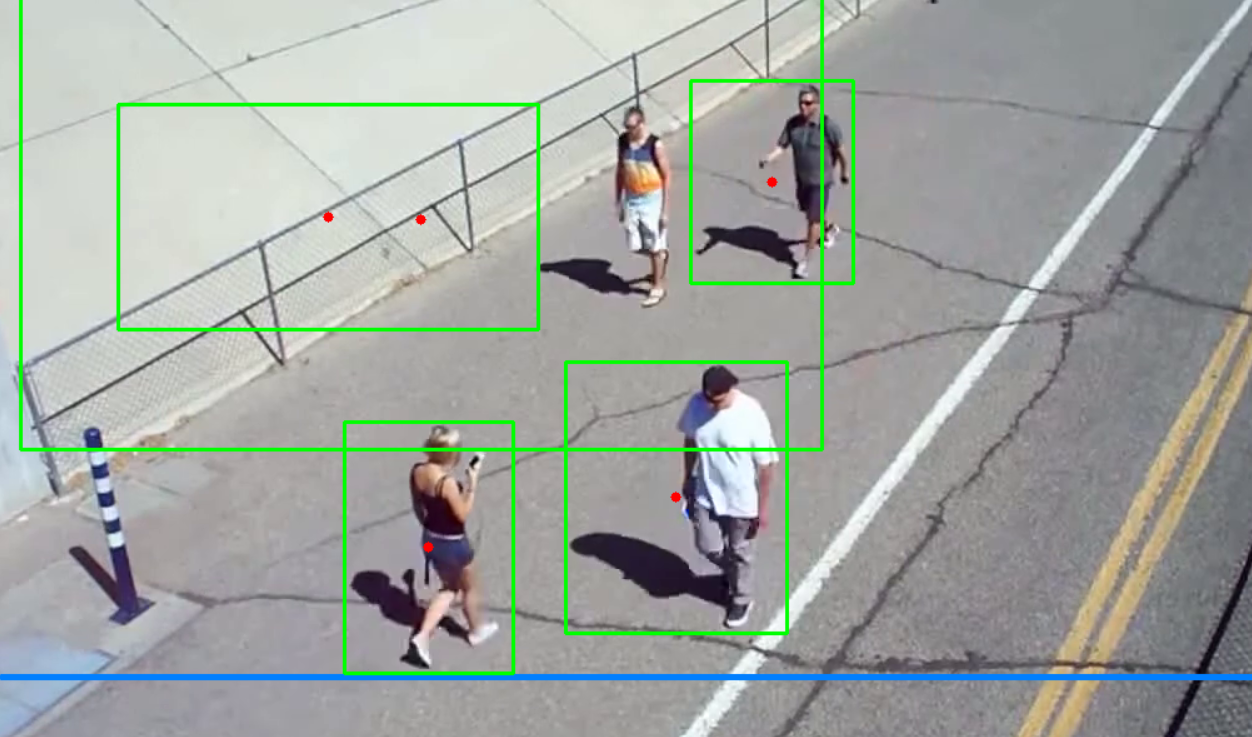
#> input picture Project/OG.png, 1252 x 737 px, given in place of the camera
$ python movementcam.py
#> lines starting #> are read from the running program, lines starting #| are printed output that depends on the picture; after the words box and inside, x2 and y2 are one past the last pixel; in counts of white or black regions, pixels touching at a corner belong together
import cv2
import numpy as np
from time import sleep

min_width = 80
min_height = 80
offset = 6
line_position = 550
delay = 60
detected = []
person = 0

def get_center(x, y, w, h):
    """Function to get the center point of a bounding box"""
    x1 = int(w / 2)
    y1 = int(h / 2)
    cx = x + x1
    cy = y + y1
    return cx, cy

cap = cv2.VideoCapture(0)
if not cap.isOpened():
    print("Error: Could not open camera")
    exit()

subtractor = cv2.createBackgroundSubtractorMOG2()

while True:
    ret, frame1 = cap.read()
#> frame1 is the input picture: shape (737, 1252, 3); mean B, G, R 160.9, 166.2, 160.1
    if not ret:
        print("Error: Failed to read frame from camera")
        break

    time = float(1 / delay)
    sleep(time)

    gray = cv2.cvtColor(frame1, cv2.COLOR_BGR2GRAY)
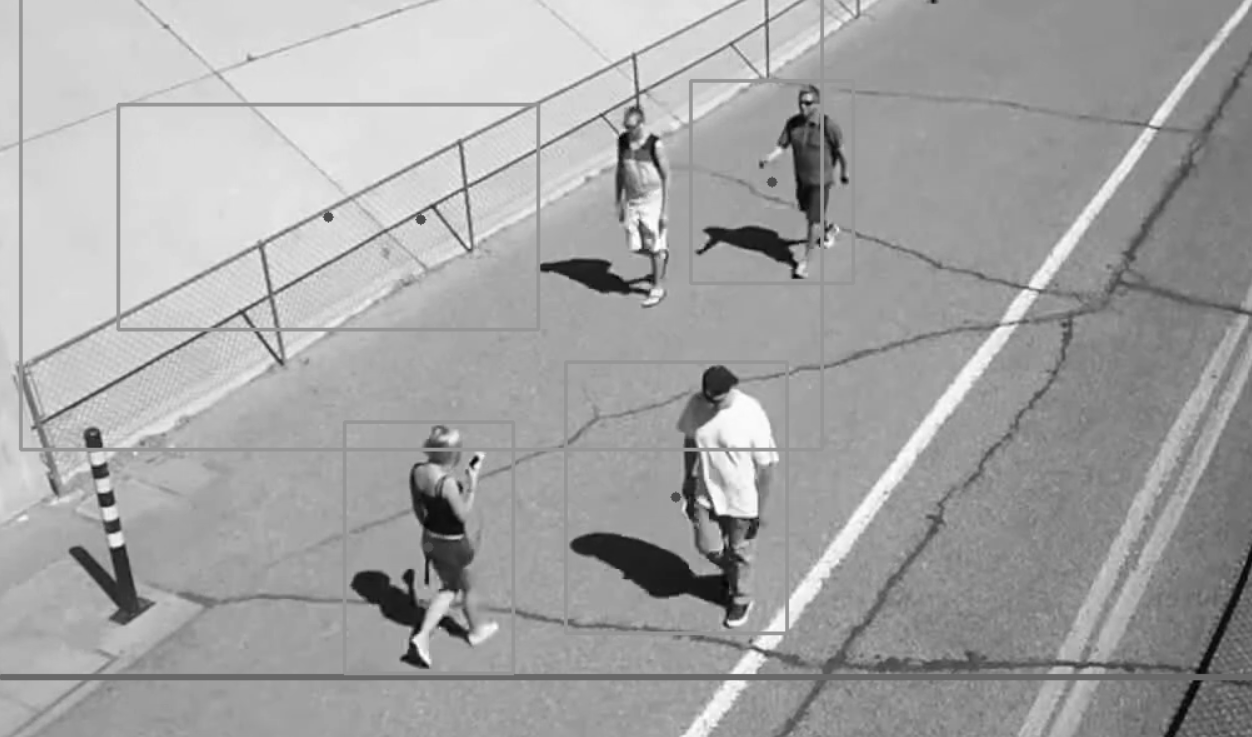
#> gray: shape (737, 1252); min 0, max 255, mean 163.7

    blur = cv2.GaussianBlur(gray, (3, 3), 5)

    img_sub = subtractor.apply(blur)
#> img_sub: shape (737, 1252); every value is 127

    dilate = cv2.dilate(img_sub, np.ones((5, 5)))

    kernel = cv2.getStructuringElement(cv2.MORPH_ELLIPSE, (5, 5))
    dilated = cv2.morphologyEx(dilate, cv2.MORPH_CLOSE, kernel)
    dilated = cv2.morphologyEx(dilated, cv2.MORPH_CLOSE, kernel)

    contours, _ = cv2.findContours(dilated, cv2.RETR_TREE, cv2.CHAIN_APPROX_SIMPLE)
#> contours = [[[0, 0], [0, 736], [1251, 736], [1251, 0]]]

    cv2.line(frame1, (25, line_position), (1200, line_position), (255, 127, 0), 3)
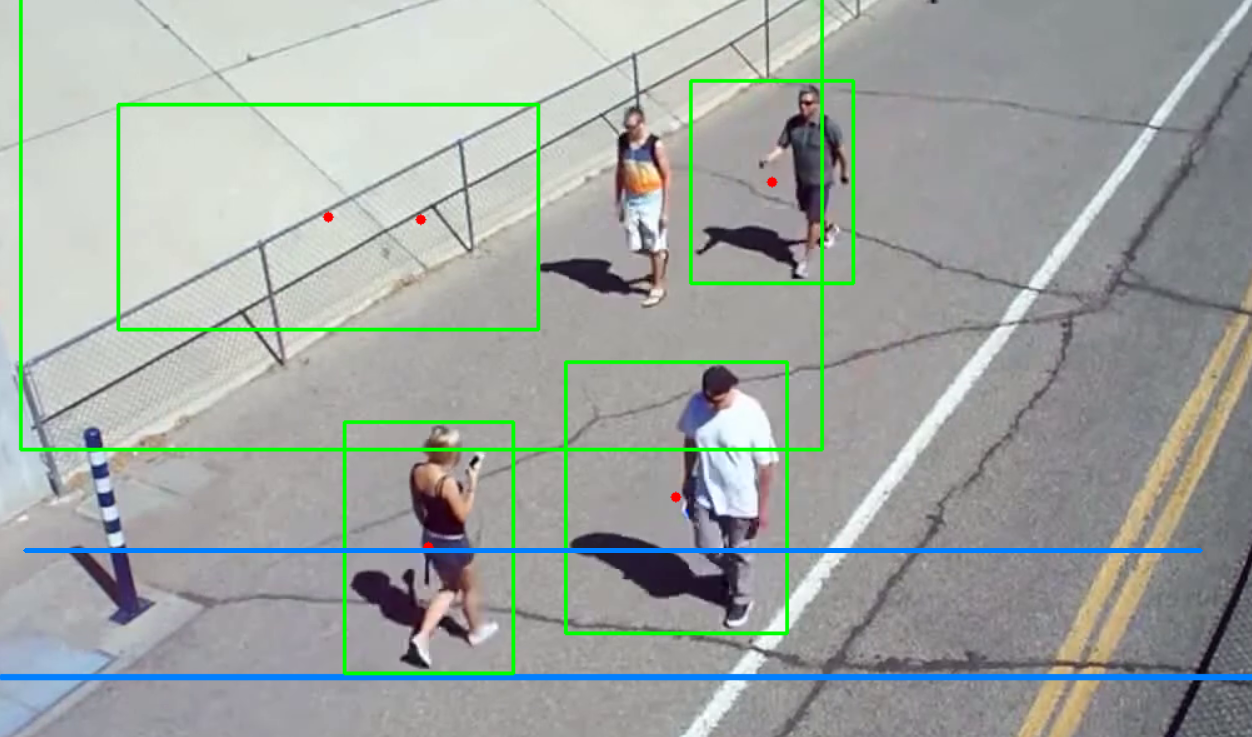
#> frame1: shape (737, 1252, 3); 0.64% of pixels changed, all inside (x1, y1, x2, y2) = (23, 548, 1203, 553)

    for (i, c) in enumerate(contours):
        (x, y, w, h) = cv2.boundingRect(c)
        validate_contour = (w >= min_width) and (h >= min_height)
        if not validate_contour:
            continue

        cv2.rectangle(frame1, (x, y), (x + w, y + h), (0, 255, 0), 2)

        center = get_center(x, y, w, h)
        detected.append(center)

        cv2.circle(frame1, center, 4, (0, 0, 255), -1)

        for (cx, cy) in detected:
            if cy < (line_position + offset) and cy > (line_position - offset):
                person += 1
                cv2.line(frame1, (25, line_position), (1200, line_position), (0, 127, 255), 3)
                detected.remove((cx, cy))
                print("Person detected: " + str(person))
#> this loop made 1 pass
#> (c, x, y, w, h, validate_contour, x1 in get_center, y1 in get_center) on pass 1: ([[0, 0], [0, 736], [1251, 736], [1251, 0]], 0, 0, 1252, 737, True, 626, 368)
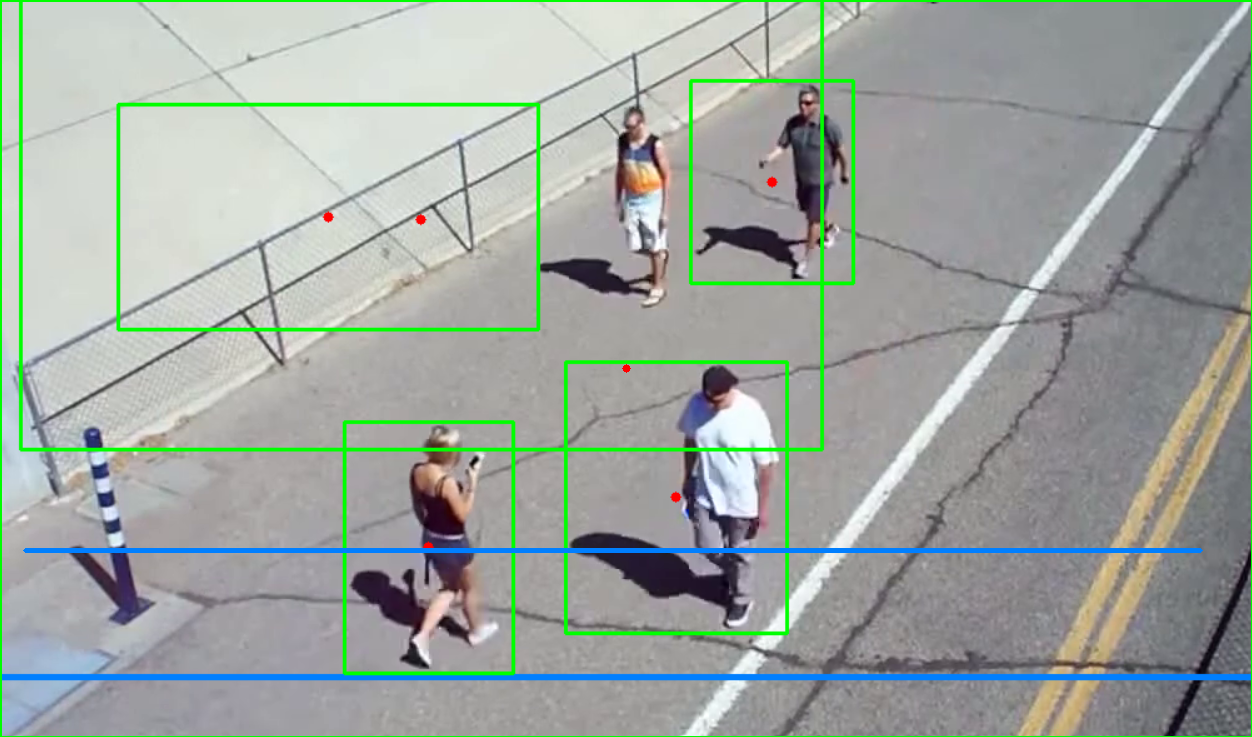
#> frame1: shape (737, 1252, 3); 0.65% of pixels changed, all inside (x1, y1, x2, y2) = (0, 0, 1252, 737)
#> after the loop, detected = [(626, 368)]; person = 0


    cv2.imshow("Original Video", frame1)
    cv2.imshow("Detect", dilated)

    if cv2.waitKey(1) == 27:
#> (key Esc is pressed here)
        break

cap.release()
cv2.destroyAllWindows()
